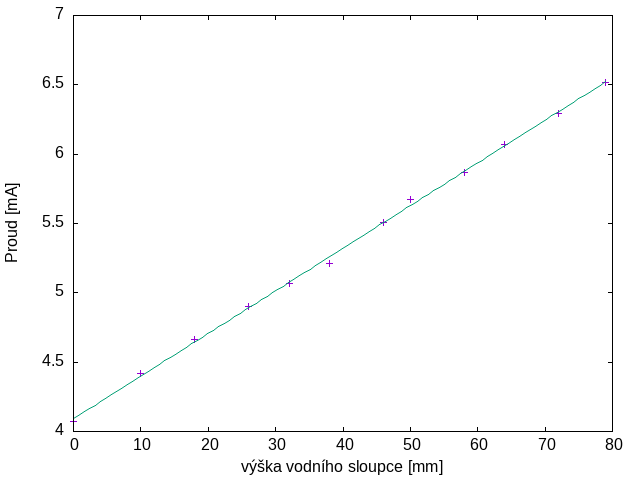

This chart was generated by the following gnuplot code:
set xlabel "výška vodního sloupce [mm]"

set ylabel "Proud [mA]"

set style data points

f(x) = a*x + b
fit f(x) "kalibrace_proudu" u 1:2 via a,b

set term png
set output "kalibrace_proudu.png"
plot "kalibrace_proudu" u 1:2 title "", f(x) title ""


